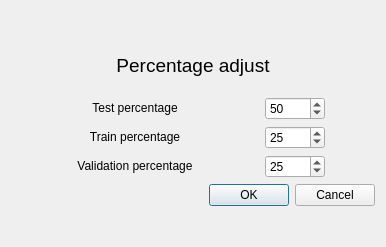
<?xml version="1.0" encoding="UTF-8"?>
<ui version="4.0">
 <class>dialoggenerate</class>
 <widget class="QDialog" name="dialoggenerate">
  <property name="geometry">
   <rect>
    <x>0</x>
    <y>0</y>
    <width>386</width>
    <height>247</height>
   </rect>
  </property>
  <property name="windowTitle">
   <string>Dialog</string>
  </property>
  <layout class="QGridLayout" name="gridLayout">
   <item row="0" column="0">
    <layout class="QVBoxLayout" name="verticalLayout">
     <item>
      <widget class="QLabel" name="label">
       <property name="maximumSize">
        <size>
         <width>16777215</width>
         <height>50</height>
        </size>
       </property>
       <property name="text">
        <string>&lt;html&gt;&lt;head/&gt;&lt;body&gt;&lt;p align=&quot;center&quot;&gt;&lt;span style=&quot; font-size:14pt;&quot;&gt;Percentage adjust&lt;/span&gt;&lt;/p&gt;&lt;/body&gt;&lt;/html&gt;</string>
       </property>
      </widget>
     </item>
     <item>
      <layout class="QHBoxLayout" name="horizontalLayout">
       <item>
        <widget class="QLabel" name="labelTestP">
         <property name="maximumSize">
          <size>
           <width>150</width>
           <height>16777215</height>
          </size>
         </property>
         <property name="text">
          <string>&lt;html&gt;&lt;head/&gt;&lt;body&gt;&lt;p align=&quot;center&quot;&gt;Test percentage&lt;/p&gt;&lt;/body&gt;&lt;/html&gt;</string>
         </property>
        </widget>
       </item>
       <item>
        <widget class="QSpinBox" name="spinBoxTest">
         <property name="maximumSize">
          <size>
           <width>60</width>
           <height>16777215</height>
          </size>
         </property>
         <property name="suffix">
          <string/>
         </property>
         <property name="maximum">
          <number>100</number>
         </property>
         <property name="value">
          <number>50</number>
         </property>
        </widget>
       </item>
      </layout>
     </item>
     <item>
      <layout class="QHBoxLayout" name="horizontalLayout_2">
       <item>
        <widget class="QLabel" name="labelTrainP">
         <property name="maximumSize">
          <size>
           <width>150</width>
           <height>16777215</height>
          </size>
         </property>
         <property name="text">
          <string>&lt;html&gt;&lt;head/&gt;&lt;body&gt;&lt;p align=&quot;center&quot;&gt;Train percentage&lt;/p&gt;&lt;/body&gt;&lt;/html&gt;</string>
         </property>
        </widget>
       </item>
       <item>
        <widget class="QSpinBox" name="spinBoxTrain">
         <property name="maximumSize">
          <size>
           <width>60</width>
           <height>16777215</height>
          </size>
         </property>
         <property name="maximum">
          <number>100</number>
         </property>
         <property name="value">
          <number>25</number>
         </property>
        </widget>
       </item>
      </layout>
     </item>
     <item>
      <layout class="QHBoxLayout" name="horizontalLayout_3">
       <item>
        <widget class="QLabel" name="labelValP">
         <property name="maximumSize">
          <size>
           <width>150</width>
           <height>16777215</height>
          </size>
         </property>
         <property name="text">
          <string>&lt;html&gt;&lt;head/&gt;&lt;body&gt;&lt;p align=&quot;center&quot;&gt;Validation percentage&lt;/p&gt;&lt;/body&gt;&lt;/html&gt;</string>
         </property>
        </widget>
       </item>
       <item>
        <widget class="QSpinBox" name="spinBoxVal">
         <property name="maximumSize">
          <size>
           <width>60</width>
           <height>16777215</height>
          </size>
         </property>
         <property name="maximum">
          <number>100</number>
         </property>
         <property name="value">
          <number>25</number>
         </property>
        </widget>
       </item>
      </layout>
     </item>
     <item>
      <widget class="QDialogButtonBox" name="buttonBox">
       <property name="orientation">
        <enum>Qt::Horizontal</enum>
       </property>
       <property name="standardButtons">
        <set>QDialogButtonBox::Cancel|QDialogButtonBox::Ok</set>
       </property>
      </widget>
     </item>
    </layout>
   </item>
  </layout>
 </widget>
 <resources/>
 <connections>
  <connection>
   <sender>buttonBox</sender>
   <signal>accepted()</signal>
   <receiver>dialoggenerate</receiver>
   <slot>accept()</slot>
   <hints>
    <hint type="sourcelabel">
     <x>248</x>
     <y>254</y>
    </hint>
    <hint type="destinationlabel">
     <x>157</x>
     <y>274</y>
    </hint>
   </hints>
  </connection>
  <connection>
   <sender>buttonBox</sender>
   <signal>rejected()</signal>
   <receiver>dialoggenerate</receiver>
   <slot>reject()</slot>
   <hints>
    <hint type="sourcelabel">
     <x>316</x>
     <y>260</y>
    </hint>
    <hint type="destinationlabel">
     <x>286</x>
     <y>274</y>
    </hint>
   </hints>
  </connection>
 </connections>
</ui>
